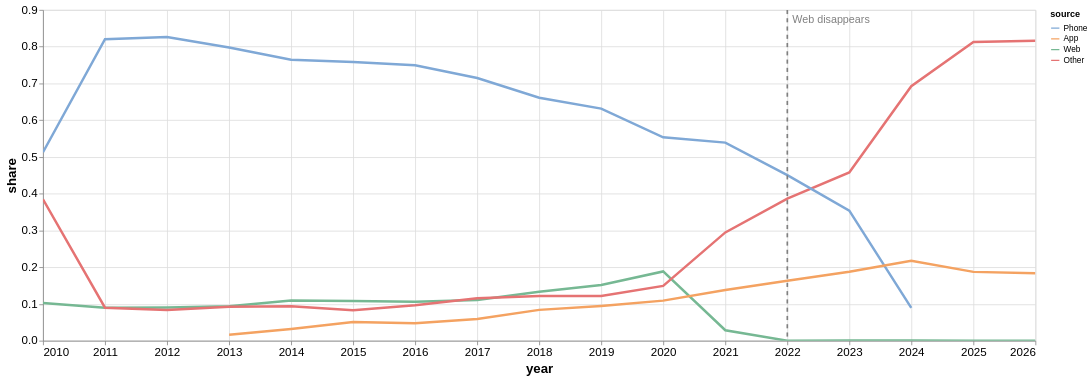

Notebook code cell kept with this figure:
### Code cell
lines = (
    alt.Chart(channel_share)
    .mark_line(strokeWidth=3)
    .encode(
        x="year:T",
        y="share:Q",
        color=alt.Color(
            "source:N",
            scale=alt.Scale(
                domain=["Phone", "App", "Web", "Other"],
                range=["#7FA8D6", "#F4A261", "#76B893", "#E57373"],
            ),
        ),
        tooltip=["year:T", "source:N", alt.Tooltip("share:Q", format=".1%")],
    )
)

rule_df = pl.DataFrame({"year": ["2022-01-01"], "label": ["Web disappears"]})

rule = (
    alt.Chart(rule_df)
    .mark_rule(color="gray", strokeDash=[5, 5], strokeWidth=2)
    .encode(x="year:T")
)

label = (
    alt.Chart(rule_df)
    .mark_text(
        align="left",
        baseline="top",
        dx=6,
        dy=6,
        fontSize=13,
        color="gray",
    )
    .encode(
        x="year:T",
        y=alt.value(0),
        text="label:N",
    )
)

chart = (
    (lines + rule + label)
    .properties(width=1200, height=400)
    .configure_axis(labelFontSize=14, titleFontSize=16)
    .interactive()
)

chart

### Figure 1 — Vega-Lite specification as saved in the notebook (floating-point values rounded to 4 significant figures)
{"config": {"view": {"continuousWidth": 300, "continuousHeight": 300}, "axis": {"labelFontSize": 14, "titleFontSize": 16}}, "layer": [{"data": {"name": "data-9d89bf004f0d55b4f94692769ca68924"}, "mark": {"type": "line", "strokeWidth": 3}, "encoding": {"color": {"field": "source", "scale": {"domain": ["Phone", "App", "Web", "Other"], "range": ["#7FA8D6", "#F4A261", "#76B893", "#E57373"]}, "type": "nominal"}, "tooltip": [{"field": "year", "type": "temporal"}, {"field": "source", "type": "nominal"}, {"field": "share", "format": ".1%", "type": "quantitative"}], "x": {"field": "year", "type": "temporal"}, "y": {"field": "share", "type": "quantitative"}}, "name": "view_abfa7a221cb01c39_0"}, {"data": {"name": "data-e0e5a8f86f94f4dd116529b6fc09d815"}, "mark": {"type": "rule", "color": "gray", "strokeDash": [5, 5], "strokeWidth": 2}, "encoding": {"x": {"field": "year", "type": "temporal"}}}, {"data": {"name": "data-e0e5a8f86f94f4dd116529b6fc09d815"}, "mark": {"type": "text", "align": "left", "baseline": "top", "color": "gray", "dx": 6, "dy": 6, "fontSize": 13}, "encoding": {"text": {"field": "label", "type": "nominal"}, "x": {"field": "year", "type": "temporal"}, "y": {"value": 0}}}], "height": 400, "params": [{"name": "param_1e9efca18e7a2868", "select": {"type": "interval", "encodings": ["x", "y"]}, "bind": "scales", "views": ["view_abfa7a221cb01c39_0"]}], "width": 1200, "$schema": "https://vega.github.io/schema/vega-lite/v6.4.1.json", "datasets": {"data-9d89bf004f0d55b4f94692769ca68924": [{"year": "2010-01-01T00:00:00", "source": "Web", "len": 4, "share": 0.1026}, {"year": "2010-01-01T00:00:00", "source": "Other", "len": 15, "share": 0.3846}, {"year": "2010-01-01T00:00:00", "source": "Phone", "len": 20, "share": 0.5128}, {"year": "2011-01-01T00:00:00", "source": "Phone", "len": 73, "share": 0.8202}, {"year": "2011-01-01T00:00:00", "source": "Other", "len": 8, "share": 0.08989}, {"year": "2011-01-01T00:00:00", "source": "Web", "len": 8, "share": 0.08989}, {"year": "2012-01-01T00:00:00", "source": "Web", "len": 42365, "share": 0.09042}, {"year": "2012-01-01T00:00:00", "source": "Other", "len": 39127, "share": 0.08351}, {"year": "2012-01-01T00:00:00", "source": "Phone", "len": 387045, "share": 0.8261}, {"year": "2013-01-01T00:00:00", "source": "Web", "len": 47576, "share": 0.09383}, {"year": "2013-01-01T00:00:00", "source": "Other", "len": 46776, "share": 0.09225}, {"year": "2013-01-01T00:00:00", "source": "App", "len": 8270, "share": 0.01631}, {"year": "2013-01-01T00:00:00", "source": "Phone", "len": 404441, "share": 0.7976}, {"year": "2014-01-01T00:00:00", "source": "Phone", "len": 418936, "share": 0.7646}, {"year": "2014-01-01T00:00:00", "source": "App", "len": 17503, "share": 0.03195}, {"year": "2014-01-01T00:00:00", "source": "Web", "len": 60064, "share": 0.1096}, {"year": "2014-01-01T00:00:00", "source": "Other", "len": 51397, "share": 0.09381}, {"year": "2015-01-01T00:00:00", "source": "Phone", "len": 376443, "share": 0.7584}, {"year": "2015-01-01T00:00:00", "source": "App", "len": 25247, "share": 0.05086}, {"year": "2015-01-01T00:00:00", "source": "Other", "len": 41136, "share": 0.08287}, {"year": "2015-01-01T00:00:00", "source": "Web", "len": 53556, "share": 0.1079}, {"year": "2016-01-01T00:00:00", "source": "Phone", "len": 365871, "share": 0.7494}, {"year": "2016-01-01T00:00:00", "source": "Other", "len": 47245, "share": 0.09677}, {"year": "2016-01-01T00:00:00", "source": "App", "len": 23246, "share": 0.04762}, {"year": "2016-01-01T00:00:00", "source": "Web", "len": 51834, "share": 0.1062}, {"year": "2017-01-01T00:00:00", "source": "Web", "len": 57089, "share": 0.1106}, {"year": "2017-01-01T00:00:00", "source": "App", "len": 30478, "share": 0.05905}, {"year": "2017-01-01T00:00:00", "source": "Other", "len": 59582, "share": 0.1154}, {"year": "2017-01-01T00:00:00", "source": "Phone", "len": 369023, "share": 0.7149}, {"year": "2018-01-01T00:00:00", "source": "App", "len": 45023, "share": 0.08395}, {"year": "2018-01-01T00:00:00", "source": "Phone", "len": 354494, "share": 0.661}, {"year": "2018-01-01T00:00:00", "source": "Web", "len": 71562, "share": 0.1334}, {"year": "2018-01-01T00:00:00", "source": "Other", "len": 65210, "share": 0.1216}, {"year": "2019-01-01T00:00:00", "source": "Phone", "len": 319704, "share": 0.6316}, {"year": "2019-01-01T00:00:00", "source": "App", "len": 47972, "share": 0.09477}, {"year": "2019-01-01T00:00:00", "source": "Web", "len": 76828, "share": 0.1518}, {"year": "2019-01-01T00:00:00", "source": "Other", "len": 61716, "share": 0.1219}, {"year": "2020-01-01T00:00:00", "source": "App", "len": 56193, "share": 0.1091}, {"year": "2020-01-01T00:00:00", "source": "Web", "len": 97091, "share": 0.1884}, {"year": "2020-01-01T00:00:00", "source": "Phone", "len": 285102, "share": 0.5534}, {"year": "2020-01-01T00:00:00", "source": "Other", "len": 76826, "share": 0.1491}, {"year": "2021-01-01T00:00:00", "source": "Other", "len": 142746, "share": 0.2946}, {"year": "2021-01-01T00:00:00", "source": "Web", "len": 13772, "share": 0.02843}, {"year": "2021-01-01T00:00:00", "source": "Phone", "len": 261157, "share": 0.5391}, {"year": "2021-01-01T00:00:00", "source": "App", "len": 66796, "share": 0.1379}, {"year": "2022-01-01T00:00:00", "source": "Web", "len": 22, "share": 4.38e-05}, {"year": "2022-01-01T00:00:00", "source": "App", "len": 81826, "share": 0.1629}, {"year": "2022-01-01T00:00:00", "source": "Phone", "len": 226324, "share": 0.4506}, {"year": "2022-01-01T00:00:00", "source": "Other", "len": 194121, "share": 0.3865}, {"year": "2023-01-01T00:00:00", "source": "Phone", "len": 194896, "share": 0.3539}, {"year": "2023-01-01T00:00:00", "source": "App", "len": 103444, "share": 0.1878}, {"year": "2023-01-01T00:00:00", "source": "Other", "len": 252155, "share": 0.4578}, {"year": "2023-01-01T00:00:00", "source": "Web", "len": 248, "share": 0.0004503}, {"year": "2024-01-01T00:00:00", "source": "App", "len": 111633, "share": 0.2178}, {"year": "2024-01-01T00:00:00", "source": "Phone", "len": 45760, "share": 0.08926}, {"year": "2024-01-01T00:00:00", "source": "Other", "len": 354969, "share": 0.6924}, {"year": "2024-01-01T00:00:00", "source": "Web", "len": 278, "share": 0.0005423}, {"year": "2025-01-01T00:00:00", "source": "Other", "len": 394729, "share": 0.8127}, {"year": "2025-01-01T00:00:00", "source": "App", "len": 90979, "share": 0.1873}, {"year": "2025-01-01T00:00:00", "source": "Web", "len": 11, "share": 2.265e-05}, {"year": "2026-01-01T00:00:00", "source": "Other", "len": 356090, "share": 0.8164}, {"year": "2026-01-01T00:00:00", "source": "Web", "len": 3, "share": 6.878e-06}, {"year": "2026-01-01T00:00:00", "source": "App", "len": 80094, "share": 0.1836}], "data-e0e5a8f86f94f4dd116529b6fc09d815": [{"year": "2022-01-01", "label": "Web disappears"}]}}
